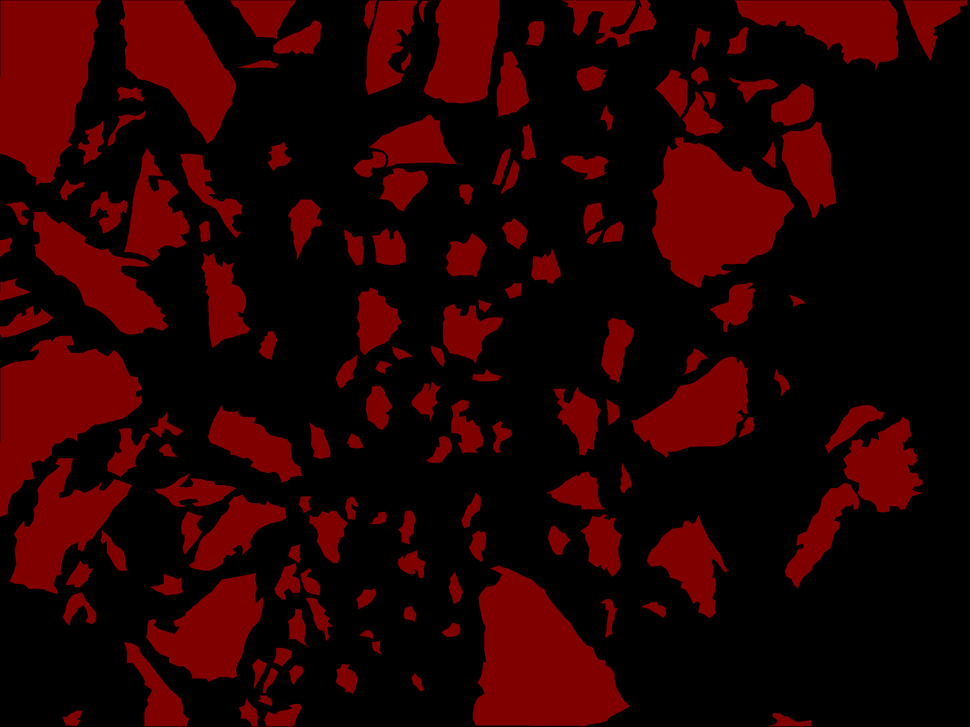
#> input picture data/label.png, 970 x 727 px, shrunk from 2560 x 1920 before the run
$ python '高斯滤波二值化.py'
#> lines starting #> are read from the running program, lines starting #| are printed output that depends on the picture; after the words box and inside, x2 and y2 are one past the last pixel; in counts of white or black regions, pixels touching at a corner belong together
import  cv2
import os
# 读取灰度图
img = cv2.imread(os.path.join(os.path.dirname(
                                    os.path.abspath(__file__)),r'data/label.png'), 0)
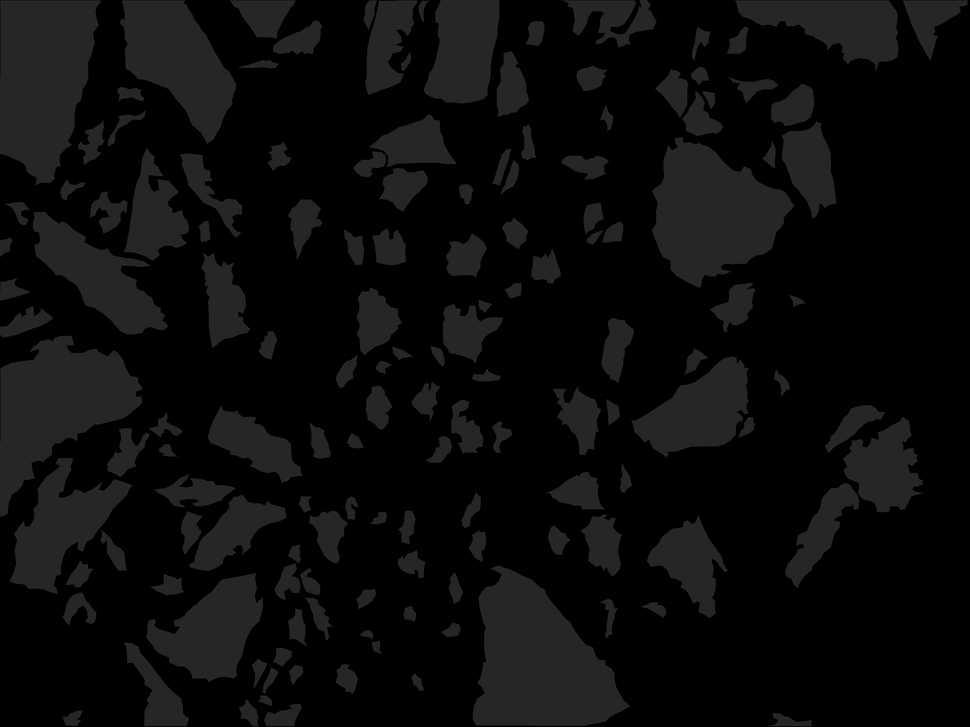
#> img: shape (727, 970); min 0, max 44, mean 10.9

# 全局阈值
ret1, th_img1 = cv2.threshold(img, 127, 255, cv2.THRESH_BINARY)
#> th_img1: shape (727, 970); every value is 0

# Otsu’s 二值化
re2, th_img2 = cv2.threshold(img, 0, 255, cv2.THRESH_BINARY + cv2.THRESH_OTSU)
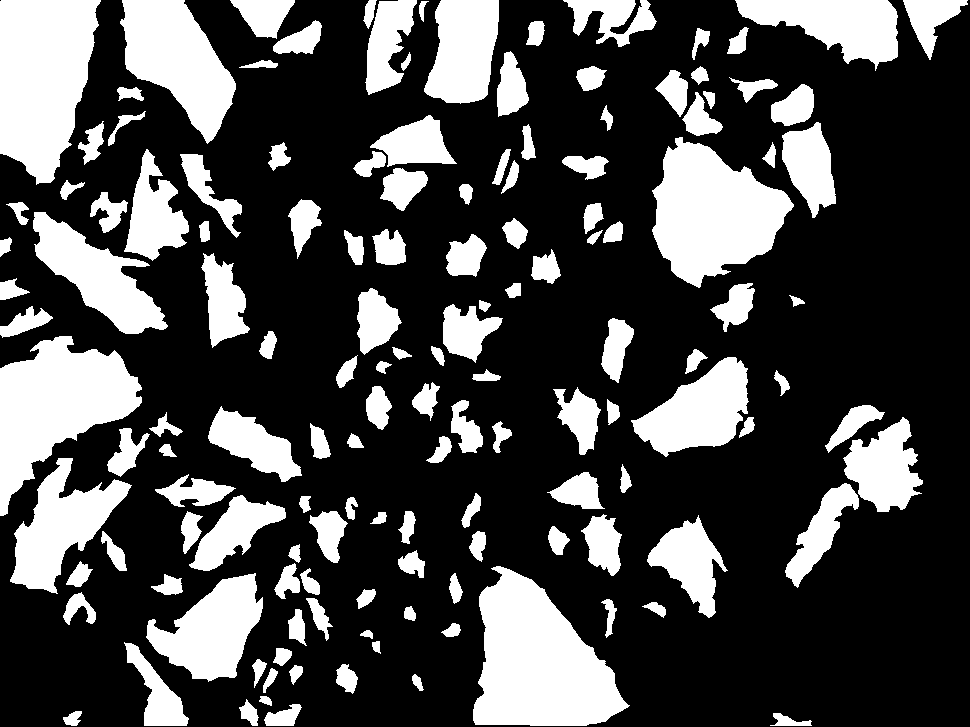
#> th_img2: shape (727, 970); 28.5% white; 142 white regions, largest, box (x1, y1, x2, y2) and area: (473, 566, 630, 726) 15862, (0, 0, 101, 185) 14003, (652, 137, 794, 288) 13106
#> re2 = 18

# Otsu’s 二值化之前先对图像进行高斯滤波处理，平滑图像，去除噪声
# （5,5）为高斯核大小，0为标准差
blur = cv2.GaussianBlur(img, (5, 5), 0)
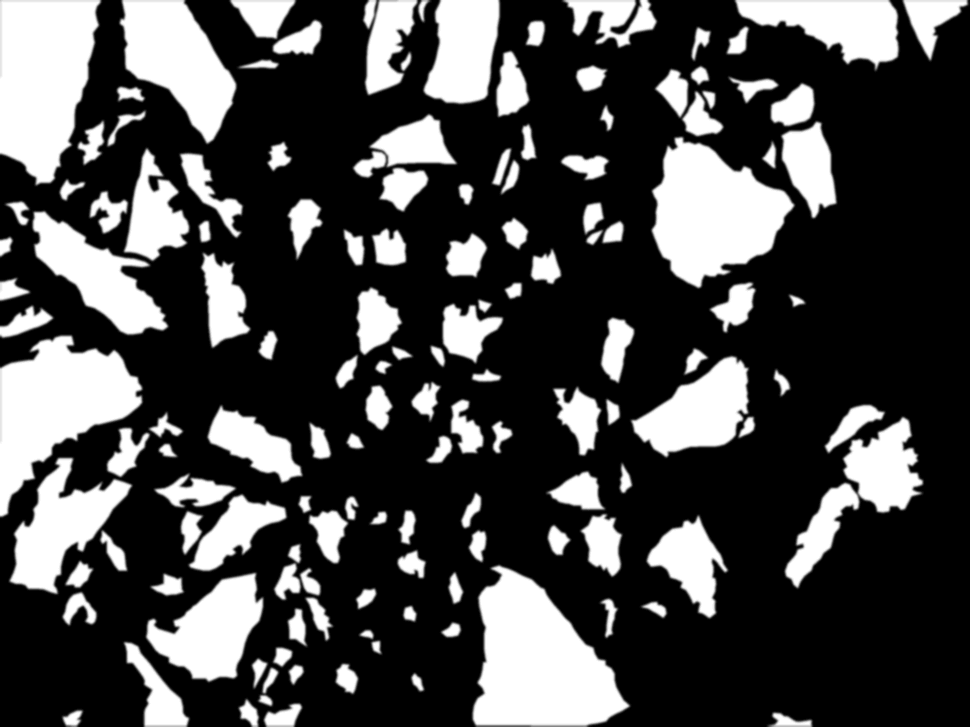
#> blur: shape (727, 970); min 0, max 38, mean 10.9; drawn with min black and max white
re3, th_img3 = cv2.threshold(blur, 0, 255, cv2.THRESH_BINARY + cv2.THRESH_OTSU)
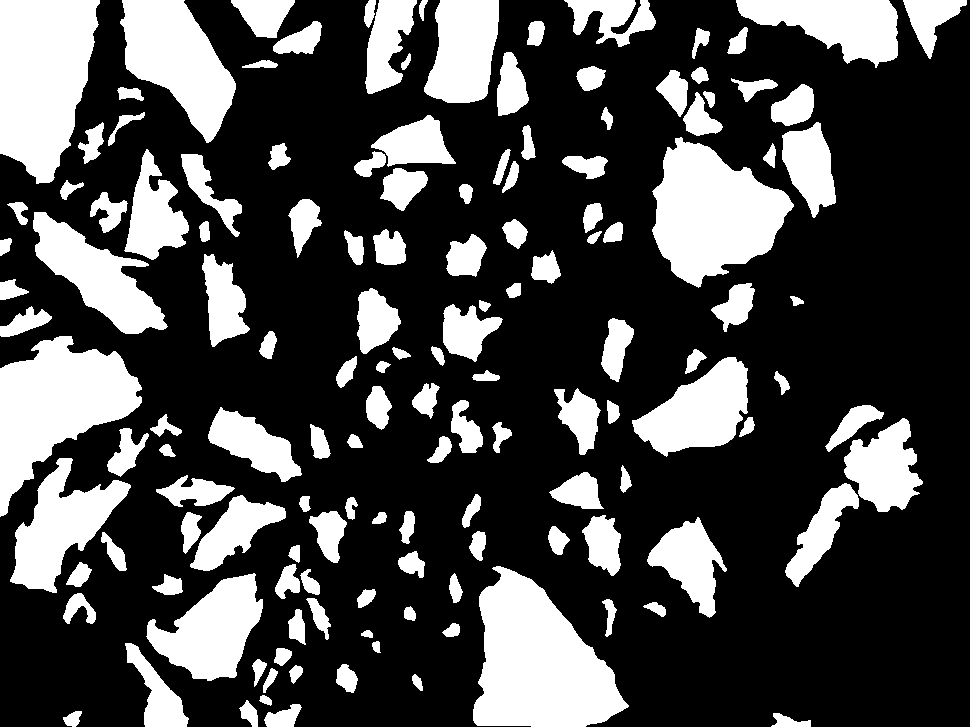
#> th_img3: shape (727, 970); 28.7% white; 142 white regions, largest, box (x1, y1, x2, y2) and area: (473, 566, 629, 727) 15986, (0, 0, 100, 184) 14007, (652, 137, 794, 288) 13120
#> re3 = 18


cv2.imwrite("newdata/imgs/"+"Original.png", img)
cv2.imwrite("newdata/imgs/"+"OriginalNoiseImage.png", th_img1)
cv2.imwrite("newdata/imgs/"+"OTSU.png", th_img2)
cv2.imwrite("newdata/imgs/"+"GaussianfilteredOTSU.png", th_img3)

cv2.imshow("Original Noise Image", img)
cv2.imshow("globe threshhold", th_img1)
cv2.imshow("OTSU", th_img2)
cv2.imshow("Gaussian filtered OTSU", th_img3)

cv2.waitKey(0)
cv2.destroyAllWindows()
